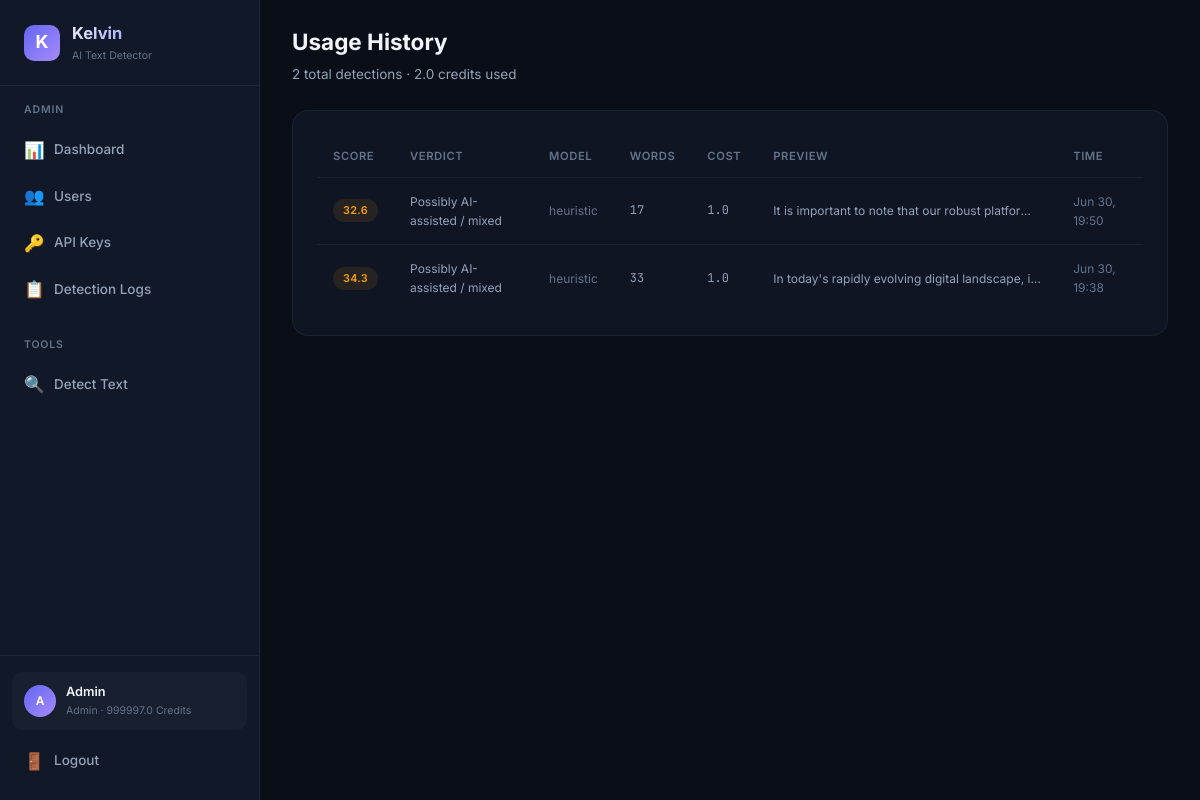
The app's page /dashboard/usage (signed in), older data.
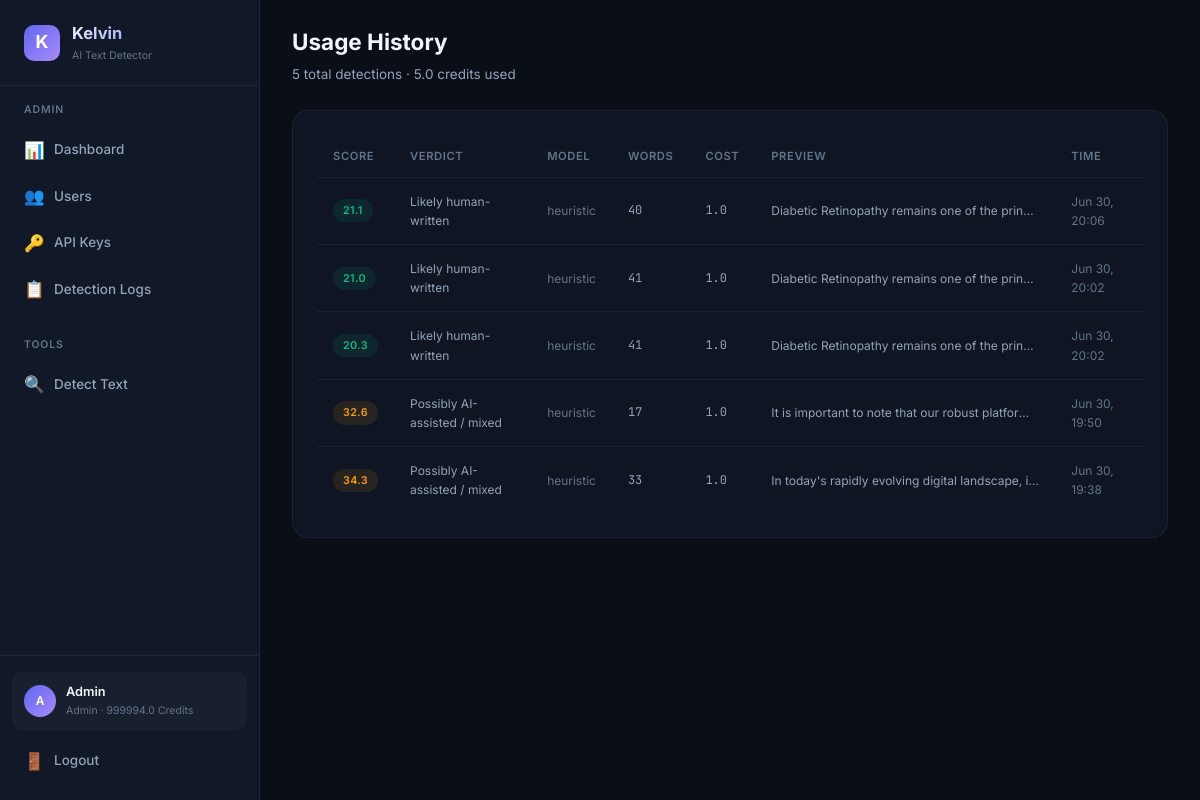
The same page, newer data.
### database.py (models this page shows, shortened)
class User(Base):
    __tablename__ = "users"
    id = Column(Integer, primary_key=True, autoincrement=True)
    email = Column(String(255), unique=True, nullable=False, index=True)
    password_hash = Column(String(255), nullable=False)
    display_name = Column(String(100), nullable=False)
    role = Column(String(20), nullable=False, default="user")  # "admin" or "user"
    balance = Column(Float, nullable=False, default=100.0)
    is_active = Column(Boolean, nullable=False, default=True)
    created_at = Column(DateTime, nullable=False, default=datetime.utcnow)
    api_keys = relationship("APIKeyRecord", back_populates="user", lazy="dynamic")
    detection_logs = relationship("DetectionLog", back_populates="user", lazy="dynamic")
    transactions = relationship("BalanceTransaction", back_populates="user", lazy="dynamic")

class DetectionLog(Base):
    __tablename__ = "detection_logs"
    id = Column(Integer, primary_key=True, autoincrement=True)
    user_id = Column(Integer, ForeignKey("users.id"), nullable=False, index=True)
    api_key_id = Column(Integer, ForeignKey("api_keys.id"), nullable=True)
    input_text = Column(Text, nullable=False)
    output_json = Column(Text, nullable=False)  # JSON string
    score = Column(Float, nullable=True)
    verdict = Column(String(50), nullable=True)
    model_used = Column(String(30), nullable=True)
    cost = Column(Float, nullable=False, default=1.0)
    word_count = Column(Integer, nullable=True)
    ip_address = Column(String(45), nullable=True)
    created_at = Column(DateTime, nullable=False, default=datetime.utcnow)
    user = relationship("User", back_populates="detection_logs")
    api_key = relationship("APIKeyRecord", back_populates="detection_logs")
    __table_args__ = (
        Index("idx_logs_user_created", "user_id", "created_at"),
    )

### detect-ai.py (the view)
@app.get("/dashboard/usage", response_class=HTMLResponse)
async def user_usage_page(request: Request, db: Session = Depends(get_db_session)):
    user = _require_web_user(request, db)
    logs = db.query(DetectionLog).filter(DetectionLog.user_id == user.id).order_by(desc(DetectionLog.created_at)).limit(100).all()
    total = db.query(func.count(DetectionLog.id)).filter(DetectionLog.user_id == user.id).scalar()
    total_cost = db.query(func.sum(DetectionLog.cost)).filter(DetectionLog.user_id == user.id).scalar() or 0
    return _render(request, db, "user/usage.html", logs=logs, total=total, total_cost=total_cost)

### templates/user/usage.html (shortened to what this page needs)
{% extends "base.html" %}
{% set active_page = 'user-usage' %}
{% block page_header %}
<div class="page-header">
    <h2>Usage History</h2>
    <p>{{ total }} total detections · {{ total_cost | round(1) }} credits used</p>
</div>
{% endblock %}
{% block content %}
<div class="card">
    {% if logs %}
    <div class="table-container">
        <table>
            <thead>
                <tr>
                    <th>Score</th>
                    <th>Verdict</th>
                    <th>Model</th>
                    <th>Words</th>
                    <th>Cost</th>
                    <th>Preview</th>
                    <th>Time</th>
                </tr>
            </thead>
            <tbody>
                {% for log in logs %}
                <tr>
                    <td>
                        <span class="badge {% if log.score and log.score >= 60 %}badge-red{% elif log.score and log.score >= 30 %}badge-yellow{% else %}badge-green{% endif %}">
                            {{ log.score | round(1) if log.score else '—' }}
                        </span>
                    </td>
                    <td class="text-sm">{{ log.verdict or '—' }}</td>
                    <td class="text-sm text-muted">{{ log.model_used or '—' }}</td>
                    <td class="text-mono text-sm">{{ log.word_count or '—' }}</td>
                    <td class="text-mono text-sm">{{ log.cost }}</td>
                    <td class="truncate text-sm">{{ log.input_text[:80] }}{% if log.input_text|length > 80 %}...{% endif %}</td>
                    <td class="text-sm text-muted">{{ log.created_at.strftime('%b %d, %H:%M') if log.created_at else '—' }}</td>
                </tr>
                {% endfor %}
            </tbody>
        </table>
    </div>
    {% else %}
    <div class="empty-state">
        <div class="empty-icon">📈</div>
        <h3>No usage yet</h3>
        <p>Your detection history will appear here.</p>
    </div>
    {% endif %}
</div>
{% endblock %}

### templates/base.html (shortened to what this page needs)
<!DOCTYPE html>
<html lang="en">
<head>
    <link rel="stylesheet" href="/static/css/style.css">
</head>
<body>
    {% block body %}
    <div class="app-layout">
        <aside class="sidebar">
            <div class="sidebar-brand">
                <div class="brand-icon">K</div>
                <div>
                    <h1>Kelvin</h1>
                    <div class="brand-version">AI Text Detector</div>
                </div>
            </div>
            <nav class="sidebar-nav">
                {% if user and user.role == 'admin' %}
                <div class="nav-section">
                    <div class="nav-section-title">Admin</div>
                    <a href="/admin/dashboard" class="nav-link {% if active_page == 'admin-dashboard' %}active{% endif %}">
                        <span class="nav-icon">📊</span> Dashboard
                    </a>
                    <a href="/admin/users" class="nav-link {% if active_page == 'admin-users' %}active{% endif %}">
                        <span class="nav-icon">👥</span> Users
                    </a>
                    <a href="/admin/keys" class="nav-link {% if active_page == 'admin-keys' %}active{% endif %}">
                        <span class="nav-icon">🔑</span> API Keys
                    </a>
                    <a href="/admin/logs" class="nav-link {% if active_page == 'admin-logs' %}active{% endif %}">
                        <span class="nav-icon">📋</span> Detection Logs
                    </a>
                </div>
                <div class="nav-section">
                    <div class="nav-section-title">Tools</div>
                    <a href="/dashboard/detect" class="nav-link {% if active_page == 'detect' %}active{% endif %}">
                        <span class="nav-icon">🔍</span> Detect Text
                    </a>
                </div>
                {% endif %}
            </nav>
            {% if user %}
            <div class="sidebar-footer">
                <div class="sidebar-user">
                    <div class="user-avatar">{{ user.display_name[0] | upper }}</div>
                    <div class="user-info">
                        <div class="user-name">{{ user.display_name }}</div>
                        <div class="user-role">{{ user.role }} · {{ user.balance | round(1) }} credits</div>
                    </div>
                </div>
                <a href="/logout" class="nav-link" style="margin-top: 8px;">
                    <span class="nav-icon">🚪</span> Logout
                </a>
            </div>
            {% endif %}
        </aside>
        <main class="main-content">
            {% block page_header %}{% endblock %}
            <div class="page-body">
                {% block content %}{% endblock %}
            </div>
        </main>
    </div>
    {% endblock %}
</body>
</html>

Row changes from the older to the newer data that the page shows:
changed User "Admin": balance "999997.0" → "999994.0"
added DetectionLog: score "21.1", verdict "Likely human-written", model_used "heuristic", word_count "40", cost "1.0", input_text "Diabetic Retinopathy remains one of the prin…", created_at "Jun 30, 20:06"
added DetectionLog: score "21.0", verdict "Likely human-written", model_used "heuristic", word_count "41", cost "1.0", input_text "Diabetic Retinopathy remains one of the prin…", created_at "Jun 30, 20:02"
added DetectionLog: score "20.3", verdict "Likely human-written", model_used "heuristic", word_count "41", cost "1.0", input_text "Diabetic Retinopathy remains one of the prin…", created_at "Jun 30, 20:02"
Text that changed along with them:
{{ total }}: "2" → "5"
{{ total_cost | round(1) }}: "2.0" → "5.0"
